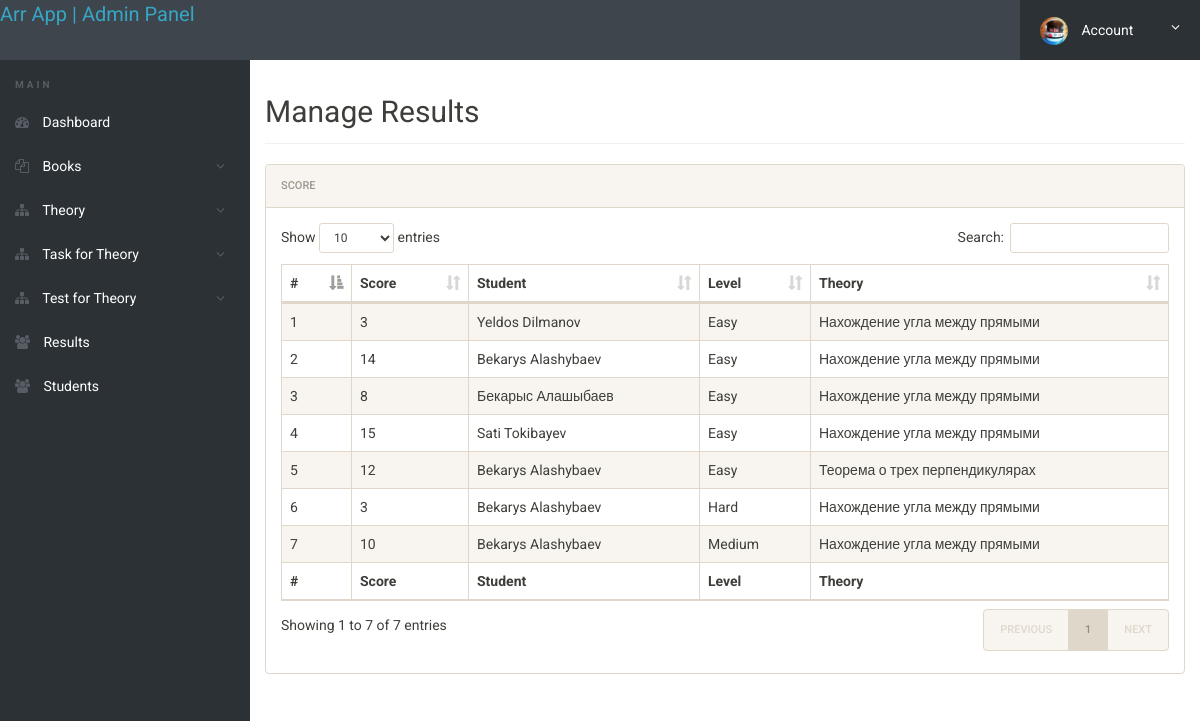
/admin/results.php, run on the app's committed database.
### tables this page shows
CREATE TABLE `Result` (
  `Result_Id` int(11) NOT NULL,
  `Score` int(11) NOT NULL,
  `Student_Id` int(11) NOT NULL,
  `Level_Id` int(11) NOT NULL,
  `Theory_Id` int(11) NOT NULL
);

CREATE TABLE `Level` (
  `Level_Id` int(11) NOT NULL,
  `Level` text NOT NULL
);

CREATE TABLE `Theory` (
  `id` int(11) NOT NULL,
  `name` text NOT NULL,
  `Picture1` text NOT NULL,
  `Picture2` text NOT NULL,
  `Definition` text NOT NULL,
  `Note` text NOT NULL,
  `Theorema` text NOT NULL,
  `Proof` text NOT NULL
);

### admin/results.php (the view, shortened to what this page needs)
<?php
include('includes/config.php');
 ?>
<!doctype html>
<html lang="en" class="no-js">
<head>
	<link rel="stylesheet" href="css/font-awesome.min.css">
	<link rel="stylesheet" href="css/bootstrap.min.css">
	<link rel="stylesheet" href="css/dataTables.bootstrap.min.css">
	<link rel="stylesheet" href="css/bootstrap-social.css">
	<link rel="stylesheet" href="css/bootstrap-select.css">
	<link rel="stylesheet" href="css/fileinput.min.css">
	<link rel="stylesheet" href="css/awesome-bootstrap-checkbox.css">
	<link rel="stylesheet" href="css/style.css">
</head>
<body>
	<?php include('includes/header.php');?>
	<div class="ts-main-content">
		<?php include('includes/leftbar.php');?>
		<div class="content-wrapper">
			<div class="container-fluid">
				<div class="row">
					<div class="col-md-12">
						<h2 class="page-title">Manage Results</h2>
						<div class="panel panel-default">
							<div class="panel-heading">Score</div>
							<div class="panel-body">
								<table id="zctb" class="display table table-striped table-bordered table-hover" cellspacing="0" width="100%">
									<thead>
										<tr>
										<th>#</th>
											<th>Score</th>
											<th>Student</th>
											<th>Level</th>
											<th>Theory</th>
										</tr>
									</thead>
									<tfoot>
										<tr>
										<th>#</th>
											<th>Score</th>
											<th>Student</th>
											<th>Level</th>
											<th>Theory</th>
										</tr>
									</tfoot>
									<tbody>
<?php $sql = "SELECT r.Score,t.name, l.Level, concat(s.FirstName, ' ', s.LastName) as sname from Student s INNER JOIN Result r on s.Student_Id = r.Student_Id INNER JOIN Level l on r.Level_Id = l.Level_Id INNER JOIN Theory t on r.Theory_Id = t.id ORDER BY l.Level, name";
$query = $dbh -> prepare($sql);
$query->execute();
$results=$query->fetchAll(PDO::FETCH_OBJ);
$cnt=1;
if($query->rowCount() > 0)
{
foreach($results as $result)
{				?>
										<tr>
											<td><?php echo htmlentities($cnt);?></td>
											<td><?php echo htmlentities($result->Score);?></td>
											<td><?php echo htmlentities($result->sname);?></td>
											<td><?php echo htmlentities($result->Level);?></td>
											<td><?php echo htmlentities($result->name);?></td>
										</tr>
										<?php $cnt=$cnt+1; }} ?>
									</tbody>
								</table>
							</div>
						</div>
					</div>
				</div>
			</div>
		</div>
	</div>
</body>
</html>

### admin/includes/header.php (shortened to what this page needs)
<div class="brand clearfix">
	<a href="dashboard.php" style="font-size: 20px;">Arr App | Admin Panel</a>
		<ul class="ts-profile-nav">
			<li class="ts-account">
				<a href="#"><img src="img/ts-avatar.jpg" class="ts-avatar hidden-side" alt=""> Account <i class="fa fa-angle-down hidden-side"></i></a>
			</li>
		</ul>
	</div>

### admin/includes/leftbar.php (shortened to what this page needs)
	<nav class="ts-sidebar">
			<ul class="ts-sidebar-menu">
				<li class="ts-label">Main</li>
				<li><a href="dashboard.php"><i class="fa fa-dashboard"></i> Dashboard</a></li>
<li><a href="#"><i class="fa fa-files-o"></i> Books</a>
</li>
<li><a href="#"><i class="fa fa-sitemap"></i> Theory</a>
				</li>
				<li><a href="#"><i class="fa fa-sitemap"></i> Task  for Theory</a>
				</li>
				<li><a href="#"><i class="fa fa-sitemap"></i> Test  for Theory</a>
				</li>
				<li><a href="results.php"><i class="fa fa-users"></i> Results </a></li>
				<li><a href="students.php"><i class="fa fa-users"></i> Students</a></li>
		</nav>

### admin/css/style.css (style rules this page uses)
html { font-size: 14px; }
@media only screen and (min-width: 480px) { html { font-size: 17px; } }
@media only screen and (min-width: 768px) { html { font-size: 14px; } }
body { font-size: 1em; }
a { color: #37a6c4; }
.panel { overflow: hidden; }
ul, li { margin: 0; padding: 0; list-style: none; }
.page-title { padding-bottom: 15px; margin-bottom: 20px; border-bottom: 1px solid #f0f0f0; }
.brand { background: #3e454c; position: relative; z-index: 3; position: fixed; width: 100%; top: 0; }
.brand .ts-profile-nav { float: right; display: none; }
.brand .ts-profile-nav li { float: left; position: relative; }
.brand .ts-profile-nav li a { display: block; padding: 20px; color: #fff; }
.brand .ts-profile-nav .ts-account .fa-angle-down { float: right; }
.brand .ts-profile-nav .ts-account > a { width: 180px; background: #2c3136; }
.brand .ts-profile-nav .ts-account .ts-avatar { border-radius: 50%; height: 28px; margin: -10px 0; margin-right: 10px; }
@media only screen and (min-width: 992px) { .brand .ts-profile-nav { display: block; } }
.ts-sidebar { background: #2c3136; max-height: 0; transition: max-height 0.3s; overflow: hidden; position: fixed; z-index: 2; width: 100%; bottom: 0; top: 60px; overflow-y: auto; }
@media only screen and (min-width: 992px) { .ts-sidebar { max-height: 100%; bottom: 0; } }
.ts-sidebar-menu .ts-label { color: #585c64; font-weight: bold; padding: 8px 15px; text-transform: uppercase; font-size: 10px; letter-spacing: 3px; margin-top: 10px; }
.ts-sidebar-menu a { display: block; text-decoration: none; padding: 12px 15px; color: #fff; }
.ts-sidebar-menu li { position: relative; }
.ts-sidebar-menu li i { color: #585c64; margin-right: 10px; }
.ts-main-content .content-wrapper { padding-top: 15px; margin-top: 60px; }
@media only screen and (min-width: 992px) { .ts-main-content .ts-sidebar { width: 250px; float: left; } }
@media only screen and (min-width: 992px) { .ts-main-content .content-wrapper { margin-left: 250px; } }

### data on the page
result: Score "3", sname "Yeldos Dilmanov", Level_Id.Level "Easy", Theory_Id.name "Нахождение угла между прямыми"
result: Score "14", sname "Bekarys Alashybaev", Level_Id.Level "Easy", Theory_Id.name "Нахождение угла между прямыми"
result: Score "8", sname "Бекарыс Алашыбаев", Level_Id.Level "Easy", Theory_Id.name "Нахождение угла между прямыми"
result: Score "15", sname "Sati Tokibayev", Level_Id.Level "Easy", Theory_Id.name "Нахождение угла между прямыми"
result: Score "12", sname "Bekarys Alashybaev", Level_Id.Level "Easy", Theory_Id.name "Теорема о трех перпендикулярах"
result: Score "3", sname "Bekarys Alashybaev", Level_Id.Level "Hard", Theory_Id.name "Нахождение угла между прямыми"
result: Score "10", sname "Bekarys Alashybaev", Level_Id.Level "Medium", Theory_Id.name "Нахождение угла между прямыми"
